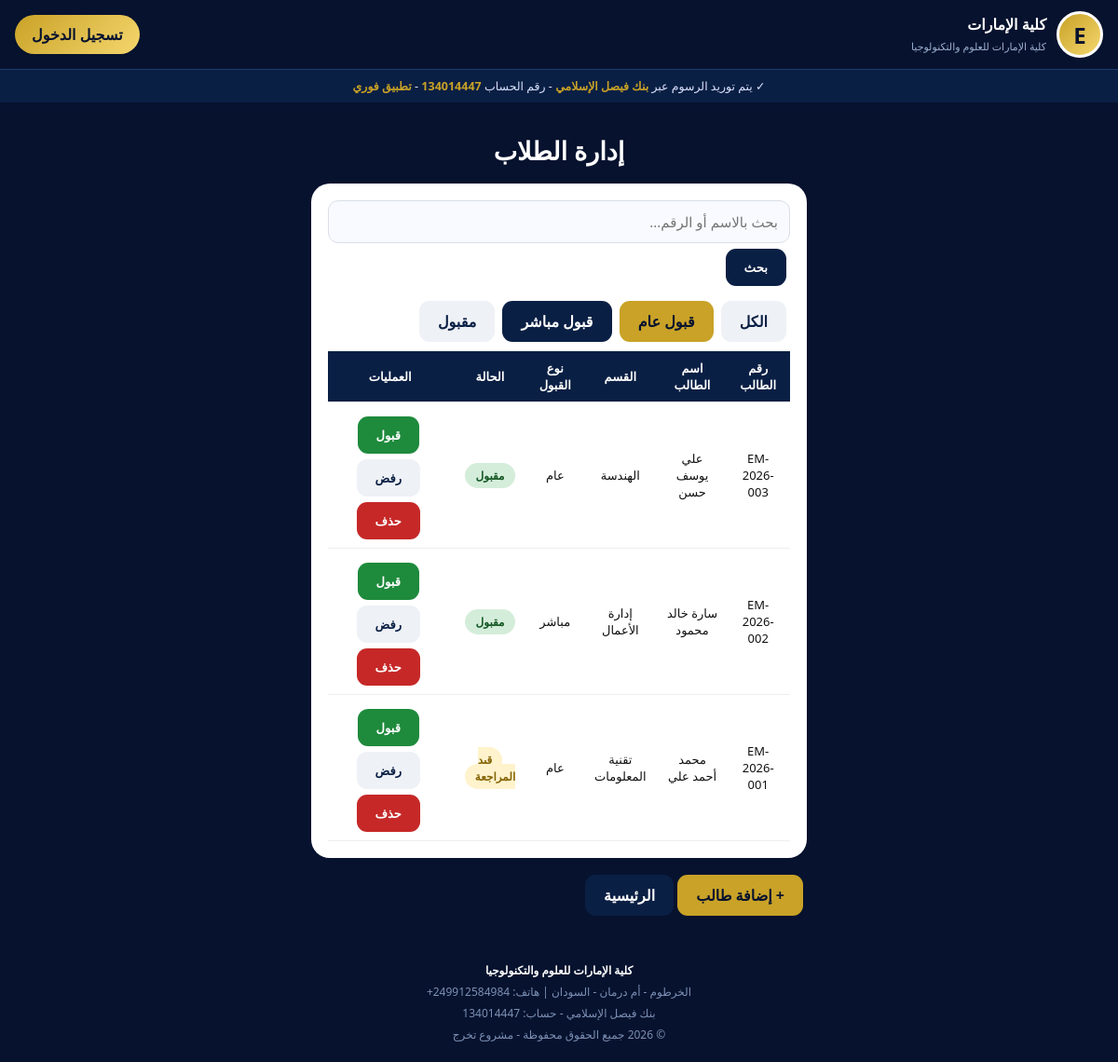
Page /index.php?page=students on the committed database.
### tables this page shows
CREATE TABLE IF NOT EXISTS students (
  id INT AUTO_INCREMENT PRIMARY KEY,
  student_code VARCHAR(20) NOT NULL UNIQUE,
  full_name VARCHAR(100) NOT NULL,
  national_id VARCHAR(11) NOT NULL,
  department VARCHAR(50) NOT NULL,
  level_name VARCHAR(30) NOT NULL,
  email VARCHAR(100),
  phone VARCHAR(20),
  admission_type ENUM('عام','مباشر') DEFAULT 'عام',
  score DECIMAL(5,2) NULL,
  state_name VARCHAR(50) NULL,
  pay_method VARCHAR(50) NULL,
  status ENUM('قيد المراجعة','مقبول','مرفوض') DEFAULT 'قيد المراجعة',
  created_at TIMESTAMP DEFAULT CURRENT_TIMESTAMP
);

### index.php (the view, shortened to what this page needs)
<?php
require_once "actions.php";
$page = $_GET['page'] ?? 'home';
$search = $_GET['search'] ?? '';
$total = $pdo->query("SELECT COUNT(*) FROM students")->fetchColumn();
$general = $pdo->query("SELECT COUNT(*) FROM students WHERE admission_type='عام'")->fetchColumn();
$direct = $pdo->query("SELECT COUNT(*) FROM students WHERE admission_type='مباشر'")->fetchColumn();
$sql = "SELECT * FROM students WHERE 1=1";
$params = [];
$sql .= " ORDER BY id DESC";
$stmt = $pdo->prepare($sql); $stmt->execute($params);
$students = $stmt->fetchAll();
?>
<!DOCTYPE html>
<html lang="ar" dir="rtl">
<head>
<link rel="stylesheet" href="style.css">
</head>
<body>
<header>
  <div class="brand"><div class="logo">E</div><div><b>كلية الإمارات</b><span>كلية الإمارات للعلوم والتكنولوجيا</span></div></div>
  <a href="index.php?page=login" class="btnGold" style="text-decoration:none">تسجيل الدخول</a>
</header>
<div class="banner">✓ يتم توريد الرسوم عبر <b>بنك فيصل الإسلامي</b> - رقم الحساب <b>134014447</b> - <b>تطبيق فوري</b></div>
<div class="container">
<?php if($page === 'home'): ?>
  <div style="text-align:center"><span style="background:#0a1f44;border:1px solid #2a4a80;color:#C9A227;padding:7px 14px;border-radius:20px;font-size:13px">● لوحة التحكم</span></div>
  <h1>نظام إدارة<br><span>تسجيل الطلاب</span></h1>
  <p class="sub">تطوير إدارة تسجيل الطلاب<br>دراسة حالة كلية الإمارات للعلوم والتكنولوجيا</p>
  <a href="index.php?page=add" class="bigBtn bigGold" style="text-decoration:none;text-align:center">+ إضافة طالب جديد</a>
  <a href="index.php?page=students" class="bigBtn bigOutline" style="text-decoration:none;text-align:center">عرض الطلاب</a>
  <div class="stats"><div><b>62,000</b><span>الرسوم المحصلة</span></div><div><b>84</b><span>عضو هيئة تدريس</span></div><div><b><?= $total ?></b><span>طالب</span></div></div>
  <a href="index.php?page=add" class="menuItem">إضافة طالب <small>‹</small></a>
  <a href="index.php?page=students" class="menuItem">إدارة الطلاب <small>‹</small></a>
  <a href="index.php?page=payment" class="menuItem">الدفع الإلكتروني <small>‹</small></a>
  <a href="index.php?page=reports" class="menuItem">عرض التقارير <small>‹</small></a>
  <a href="index.php?page=courses" class="menuItem">إدارة المقررات <small>‹</small></a>
  <a href="index.php?page=settings" class="menuItem">إعدادات النظام <small>‹</small></a>
  <div class="card">
    <h3>اختر نوع القبول</h3>
    <div class="two">
      <div class="typeCard"><b>🎓 القبول العام</b><br>5,000 جنيه<br>حسب النسبة</div>
      <div class="typeCard"><b>⚡ القبول المباشر</b><br>10,000 جنيه<br>قبول فوري</div>
    </div>
    <p>قبول عام: <?= $general ?> طالب | قبول مباشر: <?= $direct ?> طالب</p>
    <a href="index.php?page=add" class="btn btn-gold">قدم الآن</a>
  </div>
<?php elseif($page === 'students'): ?>
  <h1 style="font-size:27px">إدارة الطلاب</h1>
  <div class="card">
    <form method="GET"><input type="hidden" name="page" value="students"><input name="search" value="<?= htmlspecialchars($search) ?>" placeholder="بحث بالاسم أو الرقم..."><button class="btn btn-dark">بحث</button></form>
    <div style="margin-top:10px">
      <a href="index.php?page=students" class="btn btn-light">الكل</a>
      <a href="index.php?page=students&filter=عام" class="btn btn-gold">قبول عام</a>
      <a href="index.php?page=students&filter=مباشر" class="btn btn-dark">قبول مباشر</a>
      <a href="index.php?page=students&filter=مقبول" class="btn btn-light">مقبول</a>
    </div>
    <table><tr><th>رقم الطالب</th><th>اسم الطالب</th><th>القسم</th><th>نوع القبول</th><th>الحالة</th><th>العمليات</th></tr>
    <?php foreach($students as $s): ?>
    <tr>
      <td><?= htmlspecialchars($s['student_code']) ?></td>
      <td><?= htmlspecialchars($s['full_name']) ?></td>
      <td><?= htmlspecialchars($s['department']) ?></td>
      <td><?= $s['admission_type'] ?></td>
      <td><span class="badge <?= $s['status']=='مقبول'?'ok':'pend' ?>"><?= $s['status'] ?></span></td>
      <td>
        <a href="actions.php?status=مقبول&id=<?= $s['id'] ?>" class="btn btn-green">قبول</a>
        <a href="actions.php?status=مرفوض&id=<?= $s['id'] ?>" class="btn btn-light">رفض</a>
        <a href="actions.php?delete=<?= $s['id'] ?>" class="btn btn-red" onclick="return confirm('متأكد تحذف؟')">حذف</a>
      </td>
    </tr>
    <?php endforeach; ?>
    </table>
  </div>
  <a href="index.php?page=add" class="btn btn-gold">+ إضافة طالب</a><a href="index.php" class="btn btn-dark">الرئيسية</a>
<?php endif; ?>
</div>
<div class="footer"><b>كلية الإمارات للعلوم والتكنولوجيا</b><br>الخرطوم - أم درمان - السودان | هاتف: <span dir="ltr">+249912584984</span><br>بنك فيصل الإسلامي - حساب: 134014447<br>© 2026 جميع الحقوق محفوظة - مشروع تخرج</div>
</body>
</html>

### style.css (style rules this page uses)
* { box-sizing:border-box;font-family:'Segoe UI',Tahoma,Arial,sans-serif }
body { margin:0;background:#06122E;color:#fff;min-height:100vh }
header { background:#06122E;padding:12px 16px;display:flex;justify-content:space-between;align-items:center;position:sticky;top:0;z-index:30;border-bottom:1px solid #1e3a6e }
.brand { display:flex;align-items:center;gap:11px }
.logo { width:50px;height:50px;border-radius:50%;background:linear-gradient(135deg,#C9A227,#f5d76e);color:#06122E;display:flex;align-items:center;justify-content:center;font-size:24px;font-weight:900;border:3px solid #fff }
.brand b { font-size:16px;display:block }
.brand span { font-size:11px;color:#9db0d1 }
.btnGold { background:linear-gradient(135deg,#C9A227,#f5d76e);color:#06122E;border:0;padding:10px 18px;border-radius:22px;font-weight:900;cursor:pointer }
.banner { background:#0a1f44;padding:9px 14px;text-align:center;font-size:12.5px;color:#dbe4ff }
.banner b { color:#C9A227 }
.container { max-width:560px;margin:auto;padding:16px 14px 30px }
h1 { font-size:34px;text-align:center;line-height:1.3 }
.card { background:#fff;color:#111;border-radius:20px;padding:18px;margin:12px 0 }
input,select { width:100%;padding:12px;border:1.5px solid #d9dee8;border-radius:11px;font-size:15px;background:#f9faff;color:#111 }
.btn { border:0;padding:11px 20px;border-radius:11px;font-weight:800;cursor:pointer;margin:6px 4px 0 0;display:inline-block;text-decoration:none;text-align:center }
.btn-dark { background:#0a1f44;color:#fff }
.btn-gold { background:#C9A227;color:#06122E }
.btn-light { background:#eef1f6;color:#0a1f44 }
.btn-green { background:#1e8a3c;color:#fff }
.btn-red { background:#c62828;color:#fff }
table { width:100%;border-collapse:collapse;margin-top:10px;color:#111 }
th,td { padding:9px;text-align:center;font-size:13px;border-bottom:1px solid #eee }
th { background:#0a1f44;color:#fff }
.badge { padding:5px 11px;border-radius:20px;font-size:12px;font-weight:800 }
.ok { background:#d4edda;color:#155724 }
.pend { background:#fff3cd;color:#856404 }
.footer { text-align:center;color:#7d90b5;font-size:12px;padding:18px;line-height:1.9 }
.footer b { color:#fff }

### rows in the picture
students: student_code "EM-2026-003", full_name "علي يوسف حسن", department "الهندسة", admission_type "عام", status "مقبول"
students: student_code "EM-2026-002", full_name "سارة خالد محمود", department "إدارة الأعمال", admission_type "مباشر", status "مقبول"
students: student_code "EM-2026-001", full_name "محمد أحمد علي", department "تقنية المعلومات", admission_type "عام", status "قيد المراجعة"
